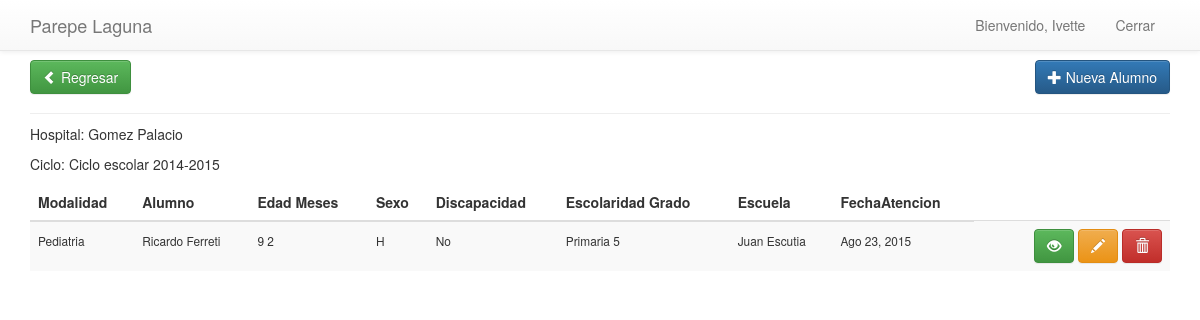
/listhoy/ (signed in), run on the app's committed database.
### apps/users/models.py (models this page shows, shortened)
class User(AbstractBaseUser, PermissionsMixin):
	username = models.CharField(max_length=100, unique=True)
	email = models.EmailField()
	first_name = models.CharField(max_length=100)
	last_name = models.CharField(max_length=100)
	avatar = models.ImageField(upload_to = 'users') # falta hacer algo
	objects = UserManager()
	is_active = models.BooleanField(default = True)
	is_staff = models.BooleanField(default = False)
	USERNAME_FIELD = 'username'
	REQUIRED_FIELDS = ['email']

### apps/principal/models.py (models this page shows, shortened)
class TimeStampModel(models.Model):
    user     = models.ForeignKey(settings.AUTH_USER_MODEL,null=True,blank=True)
    fecha    = models.DateTimeField(auto_now_add=True)
    modified = models.DateTimeField(auto_now=True)
    class Meta:
        abstract = True

class Cicloescolar(TimeStampModel):
    descripcion = models.CharField(max_length=80)
    fechaini = models.DateField()
    fechafin = models.DateField()
    status = models.BooleanField(default=True)

class Alumno(TimeStampModel):
    Opsexo = (
        ('H', 'Hombre'),
        ('M', 'Mujer'),
        )
    Op2 = (
        ('Si', 'Si'),
        ('No', 'No'),
        )
    opesc=(
        ('Preescolar','Preescolar'),
        ('Primaria' ,'Primaria'),
        ('Secundaria','Secundaria'),
        ('No Estudia y tiene edad escolar',  'No Estudia y tiene edad escolar'),
        ('Bachillerato', 'Bachillerato'),
        ('No Tiene Edad escolar',  'No Tiene Edad escolar'),
        ('Cam', 'Cam'),
        ('Cil', 'Cil'),
        )
    Disca=(
        ('No', 'No'),
        ('Motriz','Motriz'),
        ('Visual', 'Visual'),
        ('Auditiva', 'Auditiva'),
        ('Intelectual', 'Intelectual'),
        ('Otra', 'Otra'),
        )
    tp =(
            ('Pediatria','Pediatria'),
            ('ConsultaExt','Consulta Externa'),
            ('AtencionDom','Atencion Domiciliaria'),
        )
    at = (
            ('Pedagogia','Pedagogia'),
            ('Psicologia','Psicologia'),
        )
    folio = models.IntegerField()
    hospital = models.ForeignKey('Hospital')
    atencion = models.CharField(max_length=10,null=True,blank=True,choices=at)
    ciclo = models.ForeignKey('Cicloescolar',default=1)
    modalidad = models.CharField(max_length=25,null=True,default=True,choices=tp)
    nombre = models.CharField(max_length=180)
    edad = models.IntegerField()
    meses = models.IntegerField()
    sexo = models.CharField(max_length=1,choices=Opsexo)
    coloniaal = models.CharField(max_length=100)
    callenumal = models.CharField(max_length=100)
    localidadal = models.CharField(max_length=80)
    discapacidad = models.CharField(max_length=12,choices=Disca)
    grado = models.IntegerField()
    escolaridad = models.CharField(max_length=40,choices=opesc)
    escuela = models.CharField(max_length=100)
    coloniaesc = models.CharField(max_length=80)
    direccionesc = models.CharField(max_length=120, null=True,blank=True)
    localidadesc = models.CharField(max_length=100)
    especialidad = models.CharField(max_length=80)
    diagnostico = models.CharField(max_length=80)
    fechaatencion  = models.DateField()
    horainicio = models.TimeField()
    horafin = models.TimeField()
    tema = models.CharField(max_length=80)
    observacion = models.TextField()

### apps/principal/views.py (the view)
# urls.py: url(r'^listhoy/$',views.ListAlumnoshoy.as_view(),name='list_hoy'),
class ListAlumnoshoy(LoginRequiredMixin,GroupRequiredMixin,ListView):
	context_object_name = 'alumnos'
	template_name = 'principal/listalumnoshoy.html'
	model = Alumno
	group_required = ['gomez','super']
	def get_queryset(self):
		today = date.today()
		return super(ListAlumnoshoy, self).get_queryset().filter(fecha__year=today.year,
			fecha__month=today.month,fecha__day=today.day,hospital=1)
	def get_context_data(self, **kwargs): #para saber si  ya  existe el alumo para la foto
		context = super(ListAlumnoshoy, self).get_context_data(**kwargs)
		context['hospital'] = "Gomez Palacio"
		context['ciclo'] = Cicloescolar.objects.filter(status=True)
		return context

### apps/principal/templates/principal/listalumnoshoy.html (shortened to what this page needs)
{% extends "principal/base_principal.html" %}
{% block content %}
{% include "principal/navbar.html" %}
<div class="container">
        <div class="page-header">
            <br>
            <h4>
                <br>
                <a href="/" class="btn btn-success">
                    <span class="glyphicon glyphicon-chevron-left"></span> Regresar
                </a>
                <a class="btn btn-primary pull-right" href="/addalumno">
                    <span class="glyphicon glyphicon-plus"></span> Nueva Alumno
                </a>
            </h4>
        </div>
          <div class="row">
            <div class="col-md-12">
                <table class="table table-striped table-hover">
                <thead>
                    <tr>
                        <th>Modalidad</th>
                        <th>Alumno</th>
                        <th>Edad Meses</th>
                        <th>Sexo</th>
                        <th>Discapacidad</th>
                        <th>Escolaridad Grado</th>
                        <th>Escuela</th>
                        <th>FechaAtencion</th>
                    </tr>
                    </thead>
                    <tbody>
                        <p>Hospital: {{hospital}} </p>
                        {% for k in  ciclo %}
                            <p>Ciclo: {{k.descripcion}}</p>
                        {% endfor %}
                        {%for a in alumnos%}
                        <tr>
                             <td>
                                 <small>{{a.modalidad}}</small>
                            </td>
                            <td>
                                <small>{{a.nombre}}</small>
                            </td>
                            <td>
                               <small>{{a.edad}} {{a.meses}}</small>
                            </td>
                            <td>
                                <small>{{a.sexo}}</small>
                            </td>
                            <td>
                                <small>{{a.discapacidad}}</small>
                            </td>
                            <td>
                                <small>{{a.escolaridad}} {{a.grado}}</small>
                            </td>
                            <td>
                                <small>{{a.escuela}}</small>
                            </td>
                            <td>
                                <small>{{a.fechaatencion|date:"M d, Y"}}</small>
                            </td>
                            <td>
                                <td class="text-right">
                                <a href="#" class="btn btn-success"><span class="glyphicon glyphicon-eye-open"></span></a>
                                <a href="{% url 'principal_app:alumno_update' a.id %}"  class="btn btn-warning"><span class="glyphicon glyphicon-pencil"></span></a>
                                <a href="#" class="btn btn-danger"><span class="glyphicon glyphicon-trash"></span></a>
                            </td>
                        </tr>
                        {%endfor%}
                        </tbody>
                </table>
            </div>
        </div>
    </div>
{%endblock%}

### apps/principal/templates/principal/navbar.html (shortened to what this page needs)
<div class="navbar navbar-default navbar-fixed-top" role="navigation">
    <div class="container">
        <div class="navbar-header">
             <a class="navbar-brand"  href="{% url 'principal_app:index' %}">Parepe Laguna</a>
        </div>
        <div class="collapse navbar-collapse">
            <ul class="nav navbar-nav pull-right">
                <li><p class="navbar-text">Bienvenido, <a href="#" class="navbar-link">{{ user.username|capfirst}}</a></p></li>
                  <li><a href="{% url 'users_app:logout' %}">Cerrar</a></li>
            </ul>
        </div>
    </div>
</div>

### apps/principal/static/css/estilos.css (style rules this page uses)
body { margin-top: 60px; }
.page-header { margin: 10px 0 10px !important; font-weight: bolder; }

### apps/principal/static/css/sb-admin.css (style rules this page uses)
@media (min-width:768px) { body { margin-top: 2px; } }

### data on the page
User: username "Ivette"
Cicloescolar: descripcion "Ciclo escolar 2014-2015"
Alumno: modalidad "Pediatria", nombre "Ricardo Ferreti", edad "9", meses "2", sexo "H", discapacidad "No", escolaridad "Primaria", grado "5", escuela "Juan Escutia", fechaatencion "Ago 23, 2015"

### other printed values
{{ hospital }} "Gomez Palacio"
